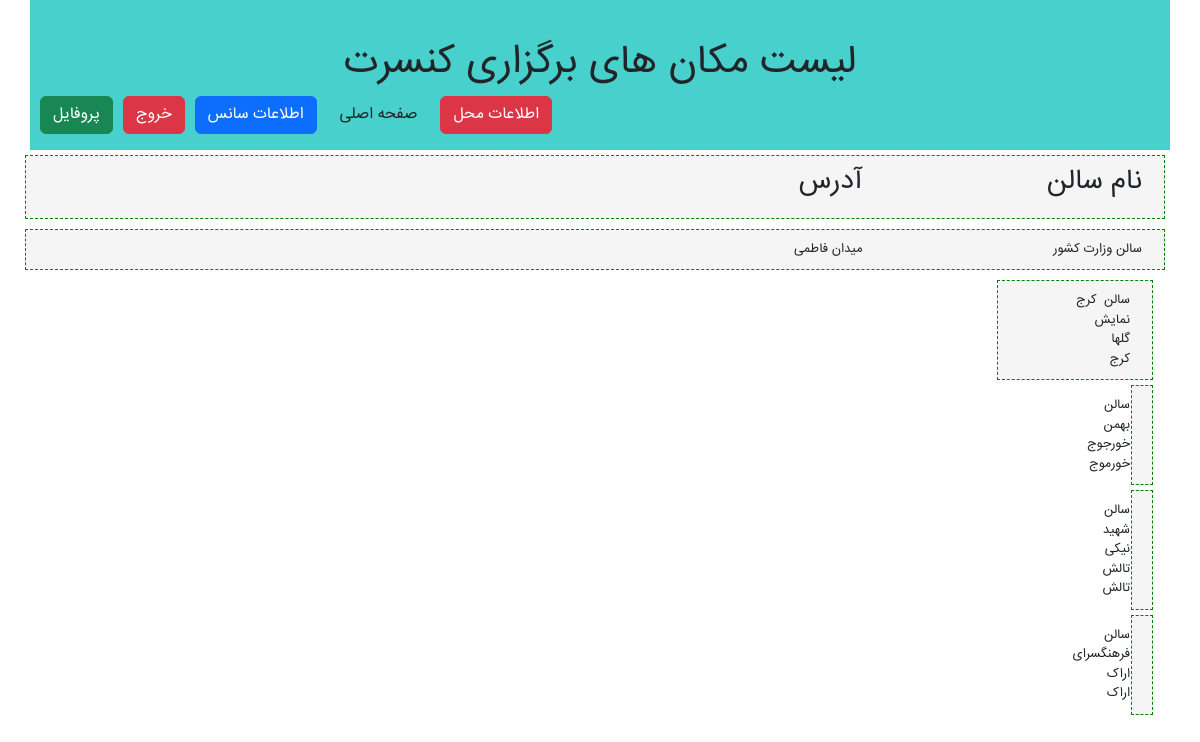
The page /location/list/ (signed in) on the database its author committed.
### ticketSales/models.py (models this page shows, shortened)
class LocationModel(models.Model):
    id_number = models.IntegerField(primary_key=True, verbose_name='کد محل')
    name = models.CharField(max_length=100, verbose_name='نام محل')
    address = models.CharField(max_length=500, verbose_name='آدرس')
    phone = models.CharField(max_length=11,null=True, verbose_name='شماره تلفن')
    capacity = models.IntegerField(verbose_name='ظرفیت')
    class Meta:
        verbose_name_plural= 'محل برگزاری'

### ticketSales/views.py (the view)
# urls.py: path('location/list/', views.locationListView),
@login_required
def locationListView(request):
    locations = models.LocationModel.objects.all()
    context = {
        'locationlist': locations,
    }
    return render(request,'ticketSales/location_list.html',context)

### templates/ticketSales/location_list.html
{% extends "ticketSales/layout.html" %}
{% block titlepage %}
    لیست مکان های برگزاری کنسرت
{% endblock%}
{% block mainContent %}
    <div class="row locationHeader">
        <div class="col-md-3">
            <h3>نام سالن</h3>
        </div>
        <div class="col-md-9">
            <h3>آدرس</h3>
        </div>
    </div>
    {% if locationlist %}
        {% for location in locationlist %}
            <div class="row location">
                <div class="col-md-3">
                    {{ location.name }}
                </div>
                <div class="col-md-9">
                    {{ location.address }}
                </div>
            </div>
            <div class="col-md-2">
        {% endfor %}
    {% endif %}
{% endblock%}

### ticketSales/static/ticketSales/css/style.css (style rules this page uses)
body { font-family: 'IranSanse'; }
.locationHeader { margin: 5px; background-color: whitesmoke; text-align: right; font-size: 15px; border:1px dashed green; padding:10px }
.location { margin: 5px; background-color: whitesmoke; text-align: right; font-size: 13px; border:1px dashed green; padding:10px }

### rows shown on the page
LocationModel: name "سالن وزارت کشور", address "میدان فاطمی"
LocationModel: name "سالن نمایش گلها کرج", address "کرج"
LocationModel: name "سالن بهمن خورجوج", address "خورموج"
LocationModel: name "سالن شهید نیکی تالش", address "تالش"
LocationModel: name "سالن فرهنگسرای اراک", address "اراک"
